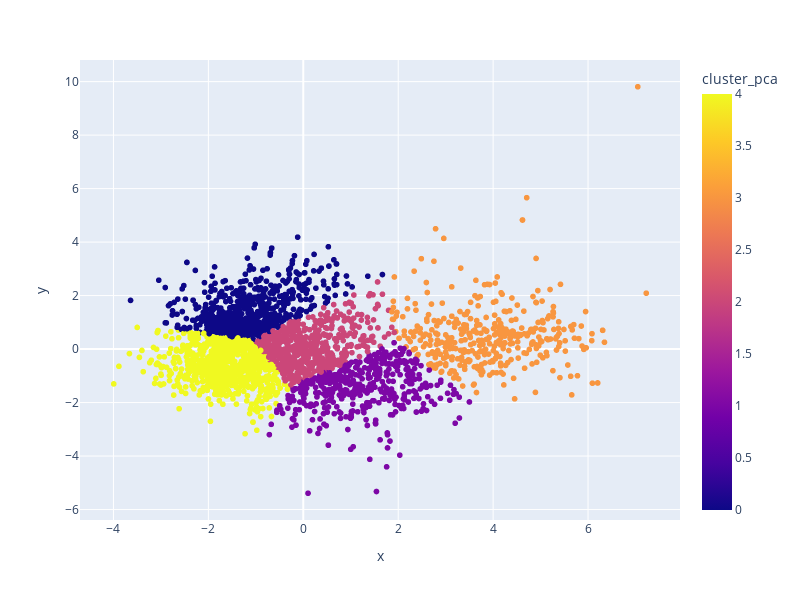

Here is the notebook cell this chart was saved with:
### Markdown cell above
## 2.3 Plotando a clustering

### Code cell
fig = px.scatter(
   projection, x='x', y='y', color='cluster_pca', hover_data=['x', 'y', 'generos'], width=800, height=600)
fig.show()

### Figure 1 — Plotly figure (JSON) as saved in the notebook; plotly's stock layout.template omitted (floating-point values rounded to 4 significant figures; data arrays with more than 128 entries replaced by an {"elided": "..."} marker saying what was removed)
{"data": [{"customdata": {"elided": "2973x1 str values"}, "hovertemplate": "x=%{x}<br>y=%{y}<br>generos=%{customdata[0]}<br>cluster_pca=%{marker.color}<extra></extra>", "legendgroup": "", "marker": {"color": {"elided": "2973 int values"}, "coloraxis": "coloraxis", "symbol": "circle"}, "mode": "markers", "name": "", "showlegend": false, "type": "scattergl", "x": {"elided": "2973 float values"}, "xaxis": "x", "y": {"elided": "2973 float values"}, "yaxis": "y"}], "layout": {"coloraxis": {"colorbar": {"title": {"text": "cluster_pca"}}, "colorscale": [[0, "#0d0887"], [0.1111, "#46039f"], [0.2222, "#7201a8"], [0.3333, "#9c179e"], [0.4444, "#bd3786"], [0.5556, "#d8576b"], [0.6667, "#ed7953"], [0.7778, "#fb9f3a"], [0.8889, "#fdca26"], [1, "#f0f921"]]}, "height": 600, "legend": {"tracegroupgap": 0}, "margin": {"t": 60}, "width": 800, "xaxis": {"anchor": "y", "domain": [0, 1], "title": {"text": "x"}}, "yaxis": {"anchor": "x", "domain": [0, 1], "title": {"text": "y"}}}}
